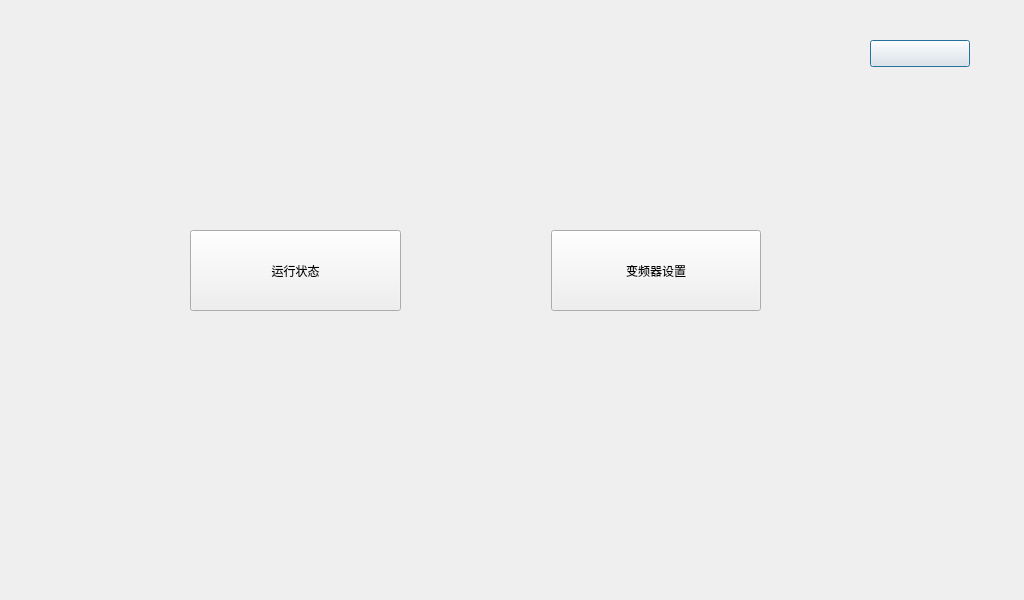
<?xml version="1.0" encoding="UTF-8"?>
<ui version="4.0">
 <class>Converter</class>
 <widget class="QDialog" name="Converter">
  <property name="geometry">
   <rect>
    <x>0</x>
    <y>0</y>
    <width>1024</width>
    <height>600</height>
   </rect>
  </property>
  <property name="windowTitle">
   <string>Dialog</string>
  </property>
  <widget class="QPushButton" name="pb_back">
   <property name="geometry">
    <rect>
     <x>870</x>
     <y>40</y>
     <width>100</width>
     <height>27</height>
    </rect>
   </property>
   <property name="text">
    <string/>
   </property>
  </widget>
  <widget class="QWidget" name="">
   <property name="geometry">
    <rect>
     <x>190</x>
     <y>230</y>
     <width>571</width>
     <height>81</height>
    </rect>
   </property>
   <layout class="QHBoxLayout" name="horizontalLayout">
    <property name="spacing">
     <number>150</number>
    </property>
    <item>
     <widget class="QPushButton" name="pushButton">
      <property name="sizePolicy">
       <sizepolicy hsizetype="Minimum" vsizetype="Preferred">
        <horstretch>0</horstretch>
        <verstretch>0</verstretch>
       </sizepolicy>
      </property>
      <property name="text">
       <string>运行状态</string>
      </property>
     </widget>
    </item>
    <item>
     <widget class="QPushButton" name="pushButton_2">
      <property name="sizePolicy">
       <sizepolicy hsizetype="Minimum" vsizetype="Preferred">
        <horstretch>0</horstretch>
        <verstretch>0</verstretch>
       </sizepolicy>
      </property>
      <property name="text">
       <string>变频器设置</string>
      </property>
     </widget>
    </item>
   </layout>
  </widget>
 </widget>
 <resources/>
 <connections/>
</ui>
